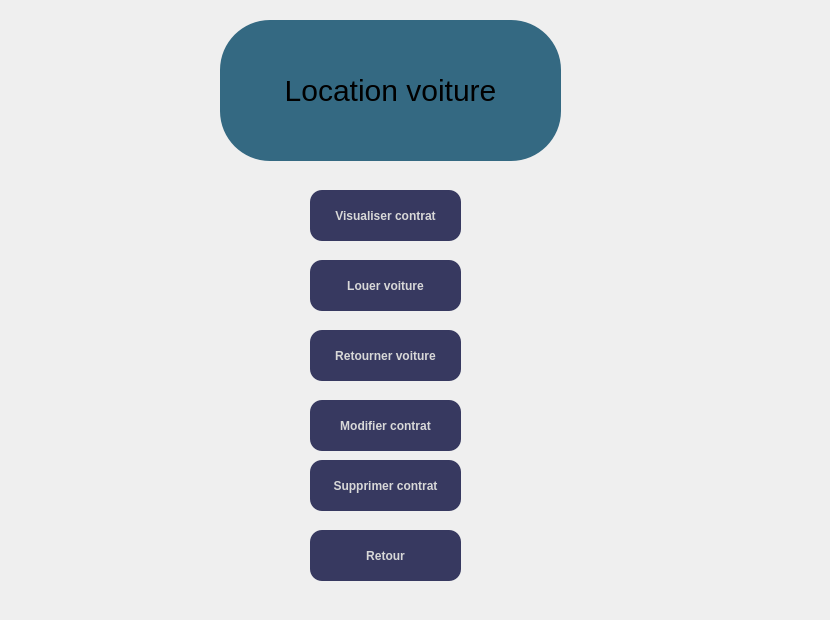
    <widget class="QWidget" name="location1">
     <property name="styleSheet">
      <string notr="true">QPushButton{
font:12px;
font-weight:bold;
color:rgb(216, 216, 216);
}
 
QPushButton:hover{
font:12px;
font-weight:bold;
color:rgb(26, 216, 216);

}
QPushButton:pressed{
font:12px;
font-weight:bold;
color:rgb(26, 216, 126);

}
</string>
     </property>
     <widget class="QLabel" name="label_3">
      <property name="geometry">
       <rect>
        <x>0</x>
        <y>0</y>
        <width>821</width>
        <height>611</height>
       </rect>
      </property>
      <property name="text">
       <string/>
      </property>
      <property name="pixmap">
       <pixmap>../../Pictures/pexels-pixabay-248747.jpg</pixmap>
      </property>
      <property name="scaledContents">
       <bool>true</bool>
      </property>
     </widget>
     <widget class="QPushButton" name="pushButton_5">
      <property name="geometry">
       <rect>
        <x>310</x>
        <y>190</y>
        <width>151</width>
        <height>51</height>
       </rect>
      </property>
      <property name="styleSheet">
       <string notr="true">QPushButton 
{
	background-color: rgba(4, 7, 56,200);
	border-radius:12px;


}

</string>
      </property>
      <property name="text">
       <string>Visualiser contrat</string>
      </property>
     </widget>
     <widget class="QLabel" name="label_4">
      <property name="geometry">
       <rect>
        <x>220</x>
        <y>20</y>
        <width>341</width>
        <height>141</height>
       </rect>
      </property>
      <property name="styleSheet">
       <string notr="true">QLabel {
    font:30px;
	background-color: rgba(0, 67, 100,200);
	border-radius:50px;
	color:rgb(0, 0, 0)
}</string>
      </property>
      <property name="text">
       <string>Location voiture</string>
      </property>
      <property name="alignment">
       <set>Qt::AlignCenter</set>
      </property>
     </widget>
     <widget class="QPushButton" name="pushButton_6">
      <property name="geometry">
       <rect>
        <x>310</x>
        <y>260</y>
        <width>151</width>
        <height>51</height>
       </rect>
      </property>
      <property name="styleSheet">
       <string notr="true">QPushButton 
{
	background-color: rgba(4, 7, 56,200);
	border-radius:12px;


}

QPushButton :hover{
	background-color: rgba(98, 17, 91,200);
	border-radius:12px;


}

</string>
      </property>
      <property name="text">
       <string>Louer voiture</string>
      </property>
     </widget>
     <widget class="QPushButton" name="pushButton_7">
      <property name="geometry">
       <rect>
        <x>310</x>
        <y>330</y>
        <width>151</width>
        <height>51</height>
       </rect>
      </property>
      <property name="styleSheet">
       <string notr="true">QPushButton 
{
	background-color: rgba(4, 7, 56,200);
	border-radius:12px;


}

QPushButton :hover{
	background-color: rgba(98, 17, 91,200);
	border-radius:12px;


}

</string>
      </property>
      <property name="text">
       <string>Retourner voiture</string>
      </property>
     </widget>
     <widget class="QPushButton" name="pushButton_8">
      <property name="geometry">
       <rect>
        <x>310</x>
        <y>400</y>
        <width>151</width>
        <height>51</height>
       </rect>
      </property>
      <property name="styleSheet">
       <string notr="true">QPushButton 
{
	background-color: rgba(4, 7, 56,200);
	border-radius:12px;


}

QPushButton :hover{
	background-color: rgba(98, 17, 91,200);
	border-radius:12px;


}

</string>
      </property>
      <property name="text">
       <string>Modifier contrat</string>
      </property>
     </widget>
     <widget class="QPushButton" name="pushButton_9">
      <property name="geometry">
       <rect>
        <x>310</x>
        <y>460</y>
        <width>151</width>
        <height>51</height>
       </rect>
      </property>
      <property name="styleSheet">
       <string notr="true">QPushButton 
{
	background-color: rgba(4, 7, 56,200);
	border-radius:12px;


}

QPushButton :hover{
	background-color: rgba(98, 17, 91,200);
	border-radius:12px;


}

</string>
      </property>
      <property name="text">
       <string>Supprimer contrat</string>
      </property>
     </widget>
     <widget class="QPushButton" name="pushButton_10">
      <property name="geometry">
       <rect>
        <x>310</x>
        <y>530</y>
        <width>151</width>
        <height>51</height>
       </rect>
      </property>
      <property name="styleSheet">
       <string notr="true">QPushButton 
{
	background-color: rgba(4, 7, 56,200);
	border-radius:12px;


}

QPushButton :hover{
	background-color: rgba(98, 17, 91,200);
	border-radius:12px;


}

</string>
      </property>
      <property name="text">
       <string>Retour</string>
      </property>
     </widget>
    </widget>
